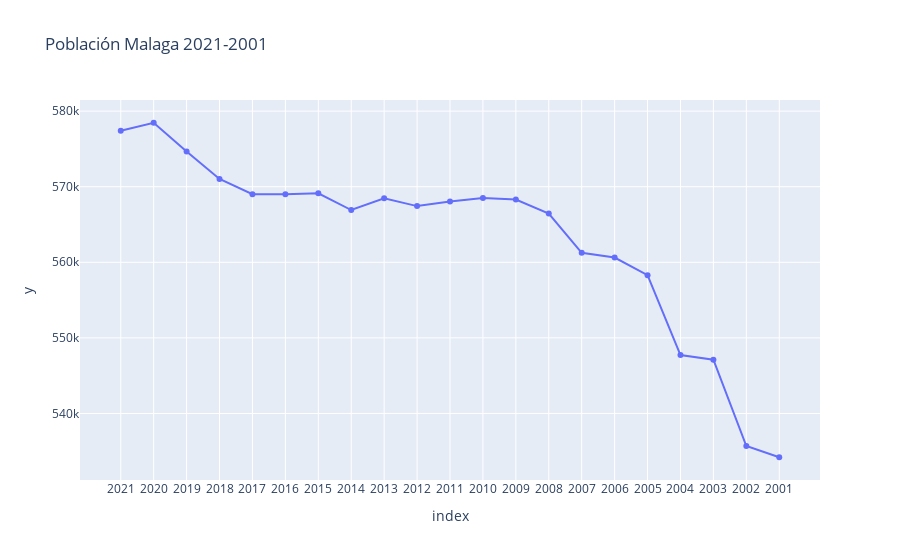

Notebook code for this chart:
### Code cell
Malaga = Poblacion_provincias.iloc[27]
fig2 = px.line(Malaga,x=Malaga.index,y=Malaga.values,markers=True,title='Población Malaga 2021-2001')
fig2.show()

### Figure 1 — Plotly figure (JSON) as saved in the notebook; plotly's stock layout.template omitted (floating-point values rounded to 4 significant figures)
{"data": [{"hovertemplate": "index=%{x}<br>y=%{y}<extra></extra>", "legendgroup": "", "line": {"color": "#636efa", "dash": "solid"}, "marker": {"symbol": "circle"}, "mode": "markers+lines", "name": "", "orientation": "v", "showlegend": false, "type": "scatter", "x": ["2021", "2020", "2019", "2018", "2017", "2016", "2015", "2014", "2013", "2012", "2011", "2010", "2009", "2008", "2007", "2006", "2005", "2004", "2003", "2002", "2001"], "xaxis": "x", "y": [577405, 578460, 574654, 571026, 569002, 569009, 569130, 566913, 568479, 567433, 568030, 568507, 568305, 566447, 561250, 560631, 558287, 547731, 547105, 535686, 534207], "yaxis": "y"}], "layout": {"legend": {"tracegroupgap": 0}, "title": {"text": "Población Malaga 2021-2001"}, "xaxis": {"anchor": "y", "domain": [0, 1], "title": {"text": "index"}}, "yaxis": {"anchor": "x", "domain": [0, 1], "title": {"text": "y"}}}}
